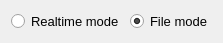
<?xml version="1.0" encoding="UTF-8"?>
<ui version="4.0">
 <class>WidgetCalibrationMode</class>
 <widget class="QWidget" name="WidgetCalibrationMode">
  <property name="geometry">
   <rect>
    <x>0</x>
    <y>0</y>
    <width>212</width>
    <height>38</height>
   </rect>
  </property>
  <property name="windowTitle">
   <string>Form</string>
  </property>
  <layout class="QHBoxLayout" name="horizontalLayout">
   <item>
    <widget class="QRadioButton" name="rb_realtimemode">
     <property name="font">
      <font>
       <pointsize>10</pointsize>
      </font>
     </property>
     <property name="text">
      <string>Realtime mode</string>
     </property>
    </widget>
   </item>
   <item>
    <widget class="QRadioButton" name="rb_filemode">
     <property name="font">
      <font>
       <pointsize>10</pointsize>
      </font>
     </property>
     <property name="text">
      <string>File mode</string>
     </property>
     <property name="checked">
      <bool>true</bool>
     </property>
    </widget>
   </item>
  </layout>
 </widget>
 <resources/>
 <connections/>
</ui>
